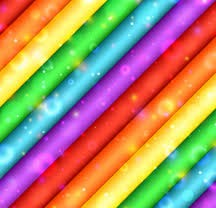
#> input picture Test_image_4.jpeg, 216 x 208 px, given in place of balls.jpg, which was not available
$ jupyter execute Method_2.ipynb   (text cells are left out)
#> lines starting #> are read from the running program, lines starting #| are printed output that depends on the picture; after the words box and inside, x2 and y2 are one past the last pixel; in counts of white or black regions, pixels touching at a corner belong together; pictures that were not available may be replaced by others from this repository, and a replacement may not be noted
[cell 1]
import cv2 as cv
import numpy as np

[cell 2]
def change(x):
    pass


def objectDetection():
    cv.namedWindow("Tracking")
    cv.createTrackbar("LH", "Tracking", 0, 255, change)
#> slider 'LH' is set to 51
    cv.createTrackbar("LS", "Tracking", 0, 255, change)
#> slider 'LS' is set to 51
    cv.createTrackbar("LV", "Tracking", 0, 255, change)
#> slider 'LV' is set to 51
    cv.createTrackbar("UH", "Tracking", 255, 255, change)
    cv.createTrackbar("US", "Tracking", 255, 255, change)
    cv.createTrackbar("UV", "Tracking", 255, 255, change)
    img = cv.imread('./img/balls.jpg')
#> img is the input picture: shape (208, 216, 3); mean B, G, R 108.3, 142.1, 173.4
    #  for Video capture and object detection
    # cap = cv.VideoCapture(0)
    while True:
        # _, img = cap.read()
        hsv = cv.cvtColor(img, cv.COLOR_BGR2HSV)
#> hsv: shape (208, 216, 3); mean H, S, V 61.5, 186.8, 223.1

        l_h = cv.getTrackbarPos("LH", "Tracking")
        l_s = cv.getTrackbarPos("LS", "Tracking")
        l_v = cv.getTrackbarPos("LV", "Tracking")

        u_h = cv.getTrackbarPos("UH", "Tracking")
        u_s = cv.getTrackbarPos("US", "Tracking")
        u_v = cv.getTrackbarPos("UV", "Tracking")

        l_c = np.array([l_h, l_s, l_v])
        u_c = np.array([u_h, u_s, u_v])

        # [5 lines of commented-out code are left out]

        mask = cv.inRange(hsv, l_c, u_c)
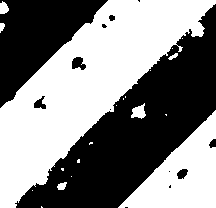
#> mask: shape (208, 216); 51.5% white; 13 black regions (6 under 20 px), largest, box (x1, y1, x2, y2) and area: (15, 4, 216, 208) 15550, (0, 0, 108, 108) 5836, (72, 57, 86, 70) 127
        res = cv.bitwise_and(img, img, mask=mask)
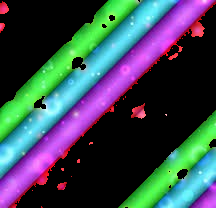
#> res: shape (208, 216, 3); mean B, G, R 80.9, 74.1, 58.2

        cv.imshow("Object Detection", res)
        cv.imshow("mask", mask)
        cv.imshow("Original Image", img)

        k = cv.waitKey(1) & 0xFF
#> (key Esc is pressed here)
        if k == 27:
            print(l_c)
            print(u_c)
            break
    # cap.release()
    cv.destroyAllWindows()
